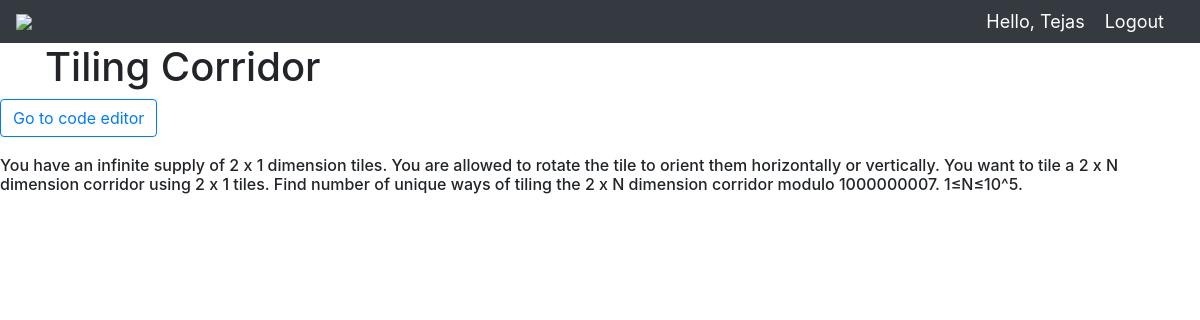
/problems/4/ (signed in), run on the app's committed database.
### OJ/models.py (models this page shows)
class Problem(models.Model):
    problemStatement = models.CharField(max_length=500)
    problemName = models.CharField(max_length=50)
    problemDifficulty = models.CharField(max_length=100)

### OJ/views.py (the view)
# urls.py: path('problems/<int:id>/', views.problemDetails, name="Details"),
@login_required(login_url='Login')
def problemDetails(request, id):
    problem = get_object_or_404(Problem, pk=id)
    return render(request, "OJ/problemDetails.html", {'problem': problem})

### OJ/templates/OJ/problemDetails.html (shortened to what this page needs)
<!doctype html>
<html lang="en">
  <head>
    <link rel="stylesheet"
      href="https://cdn.jsdelivr.net/npm/bootstrap@4.5.3/dist/css/bootstrap.min.css"
>
  </head>
  <body>
    {% include './navbar.html' %}
    <div class="container">
      <h1>{{ problem.problemName }}</h1>
    </div>
    <a role="button" class="btn btn-outline-primary" href="{% url 'Code' problem.id %}">Go to code editor</a><br/>
      <h6><br/>{{ problem.problemStatement }}</h6>
      </body>
    </html>

### OJ/templates/OJ/navbar.html (shortened to what this page needs)
{% load static %}
<nav class="navbar navbar-expand-lg navbar-dark bg-dark">
 <img src="{% static 'images/logo.png' %}">
  <span class="hello-msg">Hello, {{request.user}}</span>
  <span ><a  class="hello-msg" href="{% url 'Logout' %}">Logout</a></span>
</nav>

### OJ/templates/OJ/navbar.html (style rules this page uses)
.hello-msg { font-size: 18px; color: #fff; margin-right: 20px; }

### data on the page
Problem: problemName "Tiling Corridor", problemStatement "You have an infinite supply of 2 x 1 dimension tiles. You are allowed to rotate the tile to orient them horizontally or vertically. You want to tile a 2 x N dimension corridor using 2 x 1 tiles. Find number of unique ways of tiling the 2 x N dimension corridor modulo 1000000007. 1≤N≤10^5."

### other printed values
{{ request.user }} "Tejas"
